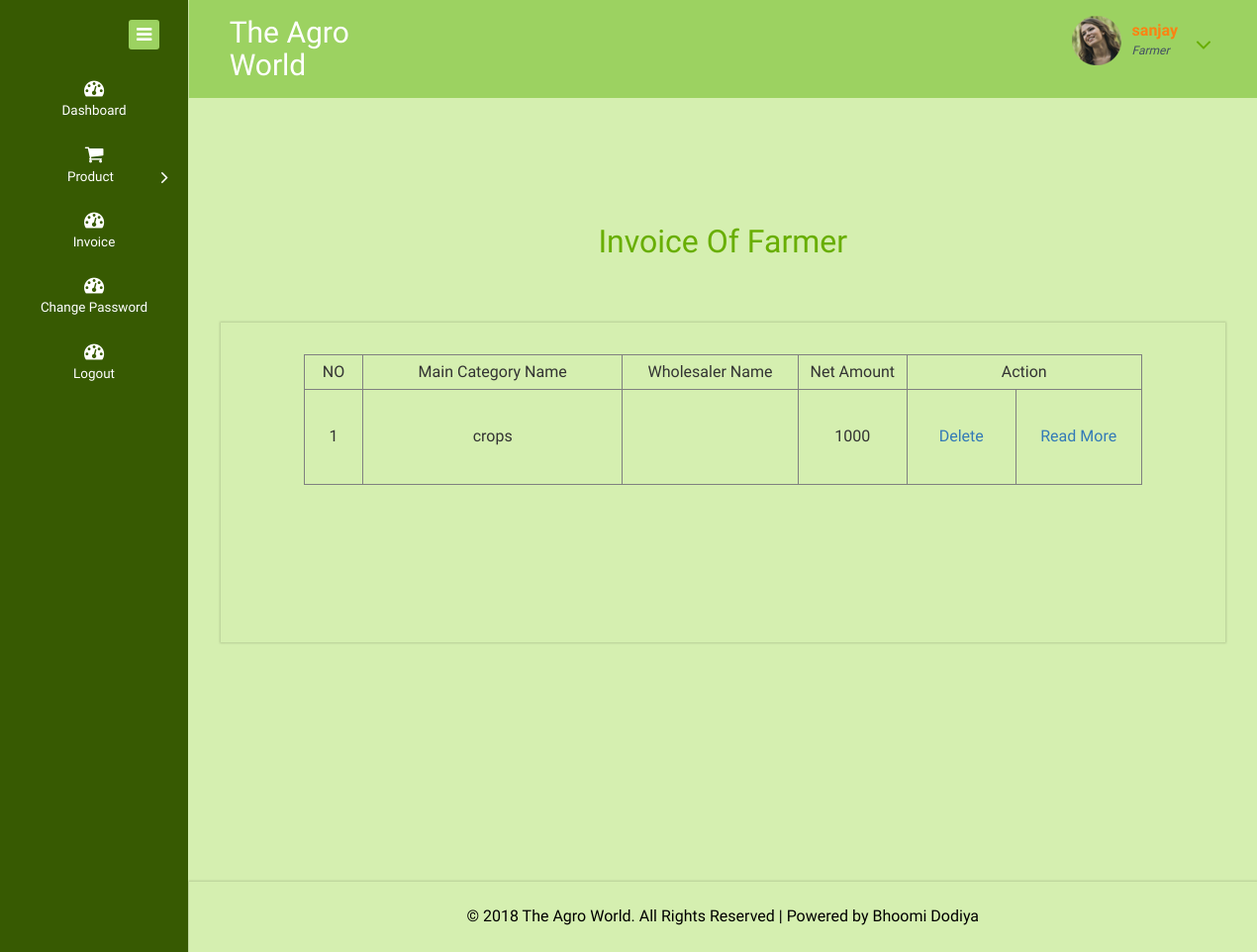
The app's page /Website/farmer/invoice_farmer.php (signed in) with its own data.
### tables this page shows
CREATE TABLE IF NOT EXISTS `tbl_farmer` (
  `f_id` int(11) NOT NULL AUTO_INCREMENT,
  `f_login` varchar(20) NOT NULL,
  `password` varchar(15) NOT NULL,
  `fname` varchar(15) NOT NULL,
  `faddress` varchar(255) NOT NULL,
  `pincode` varchar(8) NOT NULL,
  `mobile` varchar(14) NOT NULL,
  `details` varchar(50) NOT NULL,
  `email` varchar(35) NOT NULL,
  `f_pic` varchar(100) NOT NULL,
  `flag` int(1) NOT NULL,
  PRIMARY KEY (`f_id`)
);

CREATE TABLE IF NOT EXISTS `invoice_farmer` (
  `ifid` int(11) NOT NULL AUTO_INCREMENT,
  `mc_name` varchar(30) NOT NULL,
  `sc_name` varchar(30) NOT NULL,
  `wholeseller_name` varchar(15) NOT NULL,
  `shop_name` varchar(15) NOT NULL,
  `shop_address` varchar(255) NOT NULL,
  `date` varchar(11) NOT NULL,
  `qty` int(10) NOT NULL,
  `rate` int(8) NOT NULL,
  `weight_type` varchar(50) NOT NULL,
  `discount` int(8) NOT NULL,
  `gst` int(3) NOT NULL,
  `net_amount` int(10) NOT NULL,
  `email` varchar(35) NOT NULL,
  `mobile` varchar(14) NOT NULL,
  `flag` int(1) NOT NULL,
  `uid` int(11) NOT NULL,
  PRIMARY KEY (`ifid`)
);

### Website/farmer/invoice_farmer.php (the view, shortened to what this page needs)
<!DOCTYPE HTML>
<html>
<head>
<link href="css/bootstrap.css" rel="stylesheet" type="text/css" media="all">
<link href="css/style.css" rel="stylesheet" type="text/css" media="all"/>
<link href="css/font-awesome.css" rel="stylesheet">
</head>
<body>
<div class="page-container">
   <div class="left-content">
	   <div class="mother-grid-inner">
				<div class="header-main">
					<div class="header-left">
						<?php include("logo.php") ?>
							<div class="clearfix"> </div>
						 </div>
						 <div class="header-right">
							<?php include("top_menu.php");?>
							<div class="clearfix"> </div>
						</div>
				     <div class="clearfix"> </div>
				</div>
<div class="inner-block">
    <div class="blank">
    	<h2 align="center">Invoice Of  Farmer  </h2>
    	<div class="blankpage-main">
    	  <form name="form1" method="post" action="">
    	    <table width="89%" border="1" align="center" class="table-responsive" >
              <tr>
                <td width="7%" height="35"><div align="center">NO</div></td>
                <td width="31%"><div align="center">Main Category Name </div></td>
                <td width="21%"><div align="center">Wholesaler Name  </div></td>
                <td width="13%"><div align="center">Net Amount </div></td>
                <td colspan="2"><div align="center">Action</div></td>
              </tr>
			  <?php
						$no=1;
						$q=mysql_query("select * from invoice_farmer") or die("display Fail");
						while($data=mysql_fetch_array($q))
						{
			?>
              <tr>
                <td height="96"><div align="center"><?php echo $no;?></div></td>
                <td><div align="center"><?php echo $data['mc_name'];?></div></td>
                <td><div align="center"><?php echo $data['wholeseller_name'];?>	</div></td>
                <td><div align="center"><?php echo $data['net_amount'];?></div></td>
                <td width="13%"><div align="center"><a href="invoice_farmer_del.php?did=<?php echo $data['ifid'];?>" onClick="return fun1();">Delete</a></div></td>
                <td width="15%"><div align="center"><a href="invoice_farmer_read.php?rid=<?php echo $data['ifid'];?>" onClick="return fun2();">Read More</a></div></td>
              </tr>
					<?php
							$no++;
						}
					?>
            </table>
            </form>
    	  <p>&nbsp;</p>
    	  <p>&nbsp;</p>
    	  <p>&nbsp;</p>
    	  <p>&nbsp;</p>
    	</div>
    </div>
</div>
<?php include("copyrights.php") ?>
</div>
</div>
    <div class="sidebar-menu">
		  	<div class="logo"> <a href="#" class="sidebar-icon"> <span class="fa fa-bars"></span> </a>  </div>
		    <?php include("menu.php");?>
	 </div>
</div>
</body>
</html>

### Website/farmer/top_menu.php (shortened to what this page needs)
<?php
	$i=$_SESSION['abc'];
	$q=mysql_query("select * from tbl_farmer where f_id=$i") or die("display Fail");
	$data=mysql_fetch_array($q);
?>
<div class="profile_details">
								<ul>
									<li class="dropdown profile_details_drop">
										<a href="#" class="dropdown-toggle" data-toggle="dropdown" aria-expanded="false">
											<div class="profile_img">
												<span class="prfil-img"><img src="images/p1.png" alt=""> </span>
												<div class="user-name">
													<p><?php echo $data['fname'];?></p>
													<span>Farmer</span>
												</div>
												<i class="fa fa-angle-down lnr"></i>
												<div class="clearfix"></div>
											</div>
										</a>
									</li>
								</ul>
							</div>

### records on screen
tbl_farmer: fname "sanjay"
invoice_farmer: mc_name "crops", net_amount "1000"
